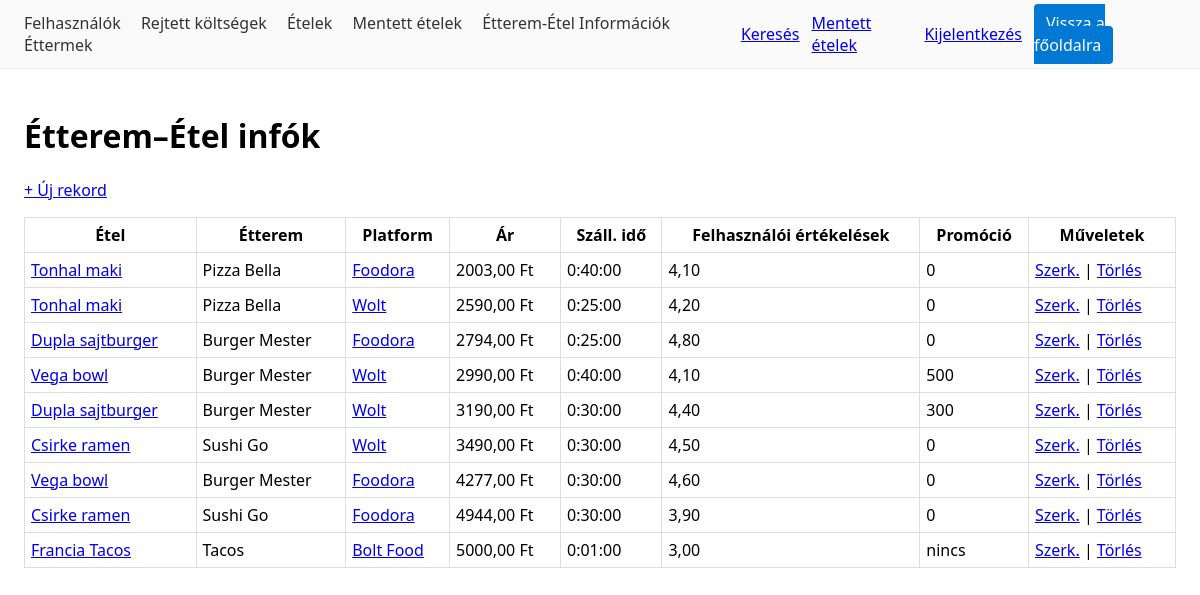
/info/ (signed in), run on an earlier commit of the app's database.
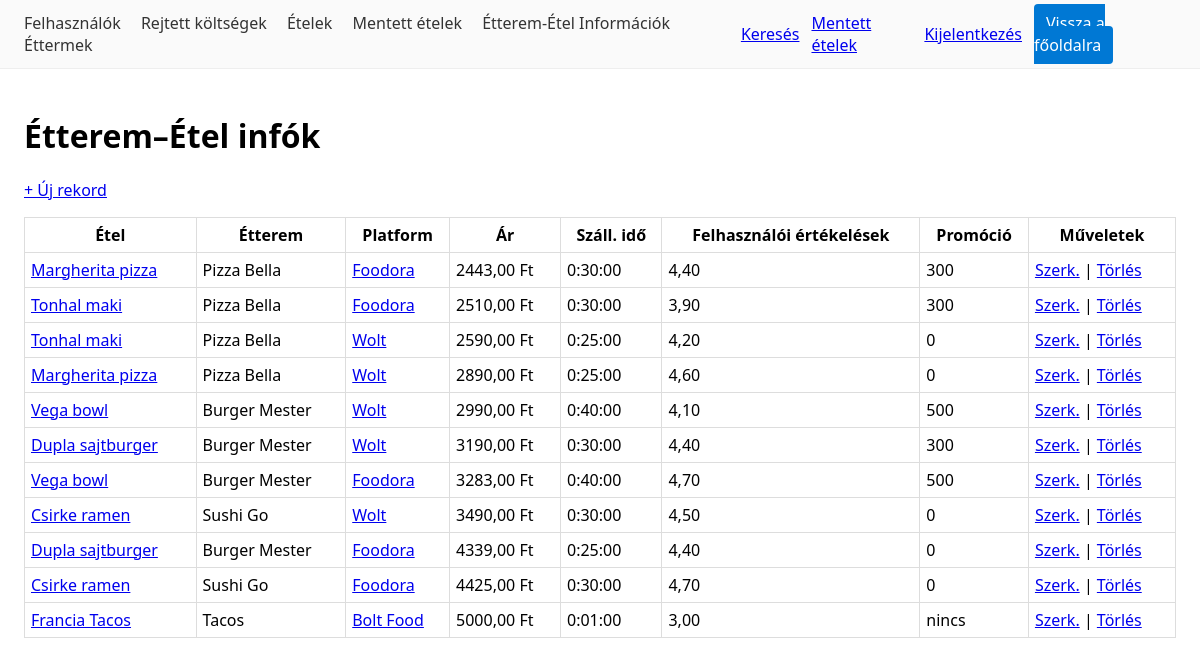
And on a later commit of the database.
### compare/models.py (models this page shows, shortened)
class EtteremEtelInfo(models.Model):
    etel = models.ForeignKey("catalog.Etel", on_delete=models.CASCADE, related_name="etterem_info", verbose_name="Étel")
    etterem = models.ForeignKey("catalog.Etterem", on_delete=models.CASCADE, related_name="etel_info", verbose_name="Étterem")
    platform = models.CharField("Platform", max_length=20, choices=PLATFORMOK, default="egyeb")
    ar = models.DecimalField("Ár (HUF)", max_digits=10, decimal_places=2)
    szallitas_ido = models.DurationField("Szállítási idő", null=True, blank=True)
    felhaszn_ertekelesek = models.DecimalField("Felhasználói értékelések (átlag)", max_digits=3, decimal_places=2, null=True, blank=True)
    promocio = models.CharField("Promóció", max_length=255, blank=True)
    class Meta:
        verbose_name="Étterem–Étel információ"; verbose_name_plural="Étterem–Étel információk"
        unique_together=("etel","etterem","platform")
        indexes=[models.Index(fields=["etel"]), models.Index(fields=["etterem"]), models.Index(fields=["platform"])]

### catalog/models.py (models this page shows, shortened)
class Etel(models.Model):
    nev = models.CharField(max_length=150)
    leiras = models.TextField(blank=True)
    kategoria = models.CharField(max_length=50, blank=True)
    kep_url = models.URLField(blank=True)

class Etterem(models.Model):
    nev = models.CharField(max_length=150)
    cim = models.CharField(max_length=250, blank=True)
    platform = models.CharField(max_length=20, choices=PLATFORMOK, default="egyeb")
    platform_logo_url = models.URLField(blank=True)
    platform_url = models.URLField(blank=True)
    def get_platform_url(self) -> str:
        if self.platform_url:
            return self.platform_url
        defaults = {
            "wolt": "https://wolt.com",
            "foodora": "https://www.foodora.hu",
            "bolt": "https://bolt.eu/hu",
            "egyeb": "#",
        }
        return defaults.get(self.platform, "#")

### compare/views.py (the view)
# urls.py: path("info/", views.InfoListView.as_view(), name="info_list"),
class InfoListView(StaffRequired, ListView):
    model = EtteremEtelInfo
    template_name = "compare/info_list.html"
    paginate_by = 20
    def get_queryset(self):
        qs = super().get_queryset().select_related("etel", "etterem")
        etel_id = self.request.GET.get("etel")
        if etel_id:
            qs = qs.filter(etel_id=etel_id)
        return qs.order_by("ar")

### foodcompare/mixins.py (called while the page is built)
    def test_func(self):
        user = self.request.user
        return user.is_authenticated and user.is_staff

### templates/compare/info_list.html
{% extends "_base.html" %}
{% block content %}
{% if request.GET.etel and object_list %}
  <h1>Ajánlatok ehhez: {{ object_list.0.etel.nev }}</h1>
{% else %}
  <h1>Étterem–Étel infók</h1>
{% endif %}
{% if user.is_authenticated and user.is_staff %}
  <p><a href="{% url 'compare:info_create' %}">+ Új rekord</a></p>
{% endif %}
<table>
  <tr>
    <th>Étel</th>
    <th>Étterem</th>
  <th>Platform</th>
  <th>Ár</th>
    <th>Száll. idő</th>
    <th>Felhasználói értékelések</th>
    <th>Promóció</th>
    {% if user.is_authenticated and user.is_staff %}<th>Műveletek</th>{% endif %}
  </tr>
  {% for o in object_list %}
    <tr>
      <td><a href="{% url 'compare:info_detail' o.pk %}">{{ o.etel.nev }}</a></td>
      <td>{{ o.etterem.nev }}</td>
      <td>
        {% if o.etterem.get_platform_url %}
          <a href="{{ o.etterem.get_platform_url }}" target="_blank" rel="noopener">
            {{ o.etterem.get_platform_display }}
          </a>
        {% else %}
          {{ o.etterem.get_platform_display }}
        {% endif %}
      </td>
      <td>{{ o.ar }} Ft</td>
      <td>{{ o.szallitas_ido }}</td>
      <td>{{ o.felhaszn_ertekelesek|default:"–" }}</td>
      <td>{{ o.promocio|default:"–" }}</td>
      {% if user.is_authenticated and user.is_staff %}
        <td>
          <a href="{% url 'compare:info_update' o.pk %}">Szerk.</a> |
          <a href="{% url 'compare:info_delete' o.pk %}">Törlés</a>
        </td>
      {% endif %}
    </tr>
  {% empty %}
    <tr>
      <td colspan="{% if user.is_authenticated and user.is_staff %}8{% else %}7{% endif %}">
        Nincs adat.
      </td>
    </tr>
  {% endfor %}
</table>
{% endblock %}

### templates/_base.html (shortened to what this page needs)
<!doctype html>
<html lang="hu">
<head>
  {% load static %}
</head>
<body>
  <div class="topbar">
    <div class="links">
      {% if user.is_staff %}
        <a href="{% url 'users:felhasznalo_list' %}">Felhasználók</a>
        <a href="{% url 'billing:koltseg_list' %}">Rejtett költségek</a>
        <a href="{% url 'catalog:etel_list' %}">Ételek</a>
        <a href="{% url 'compare:saved_foods' %}">Mentett ételek</a>
        <a href="{% url 'compare:info_list' %}">Étterem-Étel Információk</a>
        <a href="{% url 'catalog:etterem_list' %}">Éttermek</a>
      {% endif %}
    </div>
    <div style="display:flex;gap:12px;align-items:center">
      <a href="{% url 'catalog:kereses' %}">Keresés</a>
      {% if user.is_authenticated %}
        <a href="{% url 'compare:saved_foods' %}">Mentett ételek</a>
        <a href="{% url 'logout' %}">Kijelentkezés</a>
      {% else %}
        <a href="{% url 'login' %}">Bejelentkezés</a>
      {% endif %}
      {% if user.is_staff %}
        <div class="homebtn"><a href="{% url 'home' %}">Vissza a főoldalra</a></div>
      {% endif %}
    </div>
  </div>
  <div class="container">
    {% block content %}{% endblock %}
  </div>
</body>
</html>

### templates/_base.html (style rules this page uses)
body { font-family:system-ui,Segoe UI,Arial;margin:0 }
.topbar { display:flex;align-items:center;justify-content:space-between;padding:12px 24px;background:#fafafa;border-bottom:1px solid #eee }
.topbar .links a { margin-right:16px;color:#333;text-decoration:none }
.topbar .homebtn a { background:#0078d4;color:white;padding:8px 12px;border-radius:4px;text-decoration:none }
.container { padding:24px }
table { border-collapse:collapse;width:100% }
th,td { border:1px solid #ddd;padding:6px }

What changed in the data, as far as the page shows it:
added EtteremEtelInfo: etel.nev "Margherita pizza", etterem.nev "Pizza Bella", etterem.platform "Foodora", ar "2443,00", szallitas_ido "0:30:00", felhaszn_ertekelesek "4,40", promocio "300"
changed EtteremEtelInfo (number 2 of 11 on the later page): ar "2003,00" → "2510,00"; szallitas_ido "0:40:00" → "0:30:00"; felhaszn_ertekelesek "4,10" → "3,90"; promocio "0" → "300"
added EtteremEtelInfo: etel.nev "Margherita pizza", etterem.nev "Pizza Bella", etterem.platform "Wolt", ar "2890,00", szallitas_ido "0:25:00", felhaszn_ertekelesek "4,60", promocio "0"
changed EtteremEtelInfo (number 7 of 11 on the later page): ar "4277,00" → "3283,00"; szallitas_ido "0:30:00" → "0:40:00"; felhaszn_ertekelesek "4,60" → "4,70"; promocio "0" → "500"; moves up the list
changed EtteremEtelInfo (number 9 of 11 on the later page): ar "2794,00" → "4339,00"; felhaszn_ertekelesek "4,80" → "4,40"; moves down the list
changed EtteremEtelInfo (number 10 of 11 on the later page): ar "4944,00" → "4425,00"; felhaszn_ertekelesek "3,90" → "4,70"
